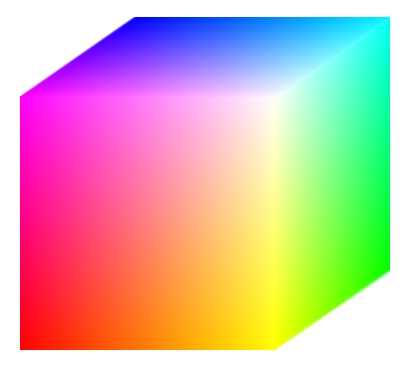
#> input picture images/BGRcube.jpg, 409 x 366 px
$ python BGR_Components_Grayscale.py ../images/BGRcube.jpg
#> lines starting #> are read from the running program, lines starting #| are printed output that depends on the picture
# Run: python BGR_Components_Grayscale.py <image_name>
# Computes blue, green and red components of a BGR image
# Computes grayscale
# Obtained images saved under: 'blue_<image_name>',..., 'gray_<image_name>'

import cv2
import sys

image_name = sys.argv[1]
image = cv2.imread(image_name)
#> image is the input picture: shape (366, 409, 3); mean B, G, R 173.2, 181.4, 212.3
blue_component = image.copy()
green_component = image.copy()
red_component = image.copy()

# First copy image into 3 separate images
# Then make other components equal to 0
# Can use the code for iterating an image

no_rows = image.shape[0]
#> no_rows = 366
no_cols = image.shape[1]
#> no_cols = 409

# Isolate blue component
for row in range(no_rows):
	for col in range(no_cols):
		blue = blue_component[row, col, 0]
		blue_component[row, col] = (blue, 0, 0)
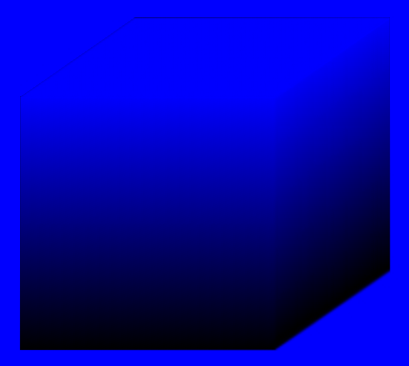
#> blue_component: shape (366, 409, 3); mean B, G, R 173.2, 0, 0

cv2.imwrite('blue_' + image_name, blue_component)

# Isolate green component
for row in range(no_rows):
	for col in range(no_cols):
		green = green_component[row, col, 1]
		green_component[row, col] = (0, green, 0)
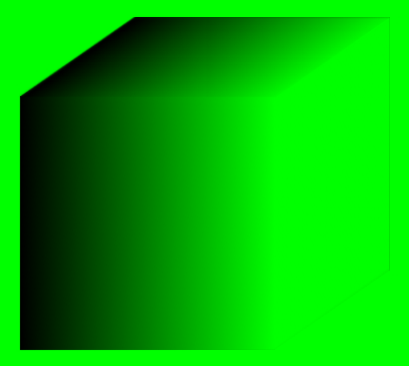
#> green_component: shape (366, 409, 3); mean B, G, R 0, 181.4, 0

cv2.imwrite('green_' + image_name, green_component)

# Isolate red component
for row in range(no_rows):
	for col in range(no_cols):
		red = red_component[row, col, 2]
		red_component[row, col] = (0, 0, red)
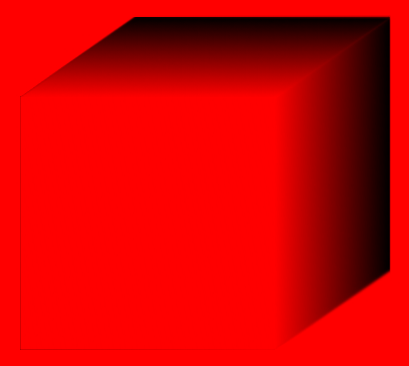
#> red_component: shape (366, 409, 3); mean B, G, R 0, 0, 212.3

cv2.imwrite('red_' + image_name, red_component)

# Convert to grayscale
gray = cv2.cvtColor(image, cv2.COLOR_BGR2GRAY)
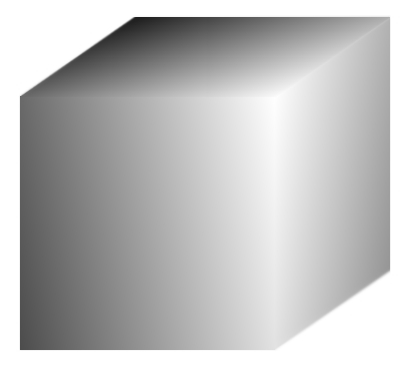
#> gray: shape (366, 409); min 29, max 255, mean 189.7
cv2.imwrite('gray_' + image_name, gray)
